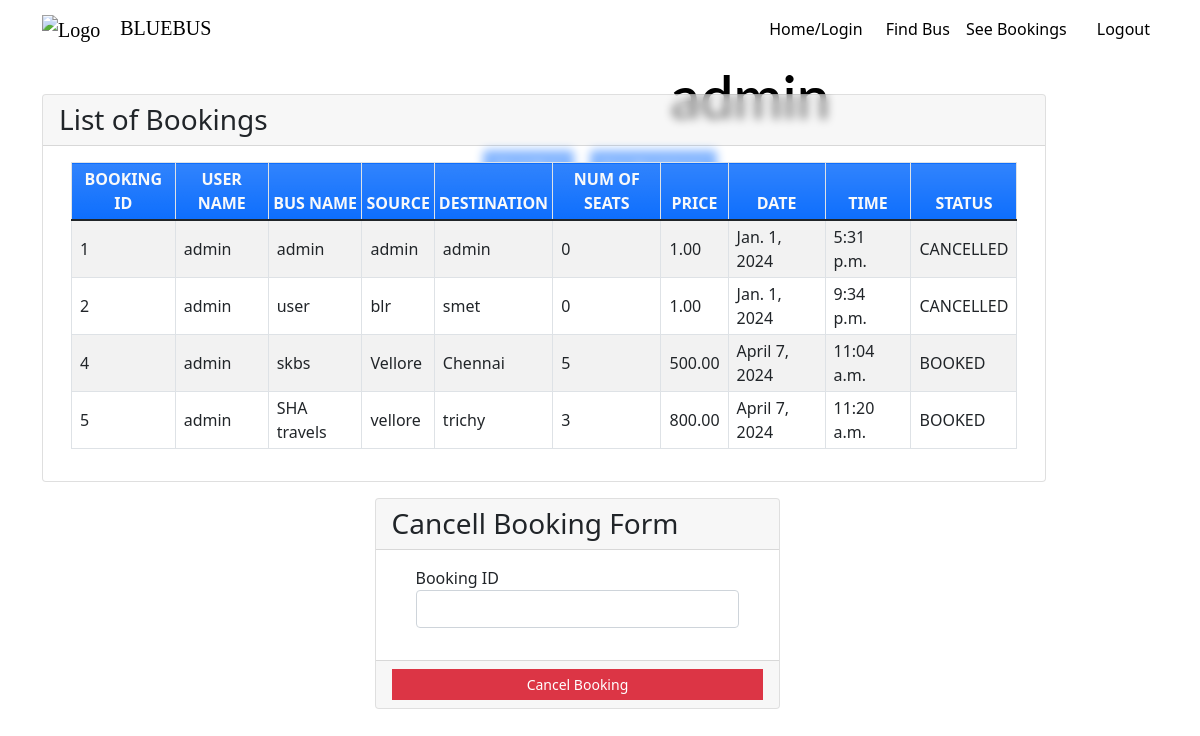
/seebookings (signed in), run on the app's committed database.
### myapp/models.py (models this page shows, shortened)
class Book(models.Model):
    BOOKED = 'B'
    CANCELLED = 'C'
    TICKET_STATUSES = ((BOOKED, 'Booked'),
                       (CANCELLED, 'Cancelled'),)
    email = models.EmailField()
    name = models.CharField(max_length=30)
    userid =models.DecimalField(decimal_places=0, max_digits=2)
    busid=models.DecimalField(decimal_places=0, max_digits=2)
    bus_name = models.CharField(max_length=30)
    source = models.CharField(max_length=30)
    dest = models.CharField(max_length=30)
    nos = models.DecimalField(decimal_places=0, max_digits=2)
    price = models.DecimalField(decimal_places=2, max_digits=6)
    date = models.DateField()
    time = models.TimeField()
    status = models.CharField(choices=TICKET_STATUSES, default=BOOKED, max_length=2)
    class Meta:
        verbose_name_plural = "List of Books"

### myapp/views.py (the view)
# urls.py: path('seebookings', views.seebookings, name="seebookings"),
@login_required(login_url='signin')
def seebookings(request,new={}):
    context = {}
    id_r = request.user.id
    book_list = Book.objects.filter(userid=id_r)
    if book_list:
        return render(request, 'myapp/booklist.html', locals())
    else:
        context["error"] = "Sorry no buses booked"
        return render(request, 'myapp/findbus.html', context)

### myapp/templates/myapp/booklist.html (shortened to what this page needs)
{% extends 'myapp/base.html' %} {% block content %}
<div class="container my-5">
    <div class="card rounded-15">
        <div class="card-header">
            <div class="card-title h3 mb-0">List of Bookings</div>
        </div>
        <div class="card-body">
            <div class="container-fluid">
                <table class="table table-bordered table-striped">
                    <thead>
                        <tr class="bg-gradient bg-primary text-light">
                            <th class="p-1 text-center">BOOKING ID</th>
                            <th class="p-1 text-center">USER NAME</th>
                            <th class="p-1 text-center">BUS NAME</th>
                            <th class="p-1 text-center">SOURCE</th>
                            <th class="p-1 text-center">DESTINATION</th>
                            <th class="p-1 text-center">NUM OF SEATS</th>
                            <th class="p-1 text-center">PRICE</th>
                            <th class="p-1 text-center">DATE</th>
                            <th class="p-1 text-center">TIME</th>
                            <th class="p-1 text-center">STATUS</th>
                        </tr>
                    </thead>
                    {% for row in book_list %}
                    <tr>
                        <td class="px-2 py-1 align-middle">{{row.id}}</td>
                        <td class="px-2 py-1 align-middle">{{row.name}}</td>
                        <td class="px-2 py-1 align-middle">{{row.bus_name}}</td>
                        <td class="px-2 py-1 align-middle">{{row.source}}</td>
                        <td class="px-2 py-1 align-middle">{{row.dest}}</td>
                        <td class="px-2 py-1 align-middle">{{row.nos}}</td>
                        <td class="px-2 py-1 align-middle">{{row.price}}</td>
                        <td class="px-2 py-1 align-middle">{{row.date}}</td>
                        <td class="px-2 py-1 align-middle">{{row.time}}</td>
                        <td class="px-2 py-1 align-middle">{{row.status}}</td>
                    </tr>
                    {% endfor %}
                </table>
            </div>
        </div>
    </div>
    <div class="row mt-3 justify-content-center">
        <div class="col-lg-5 col-md-7 col-sm-10 col-xs-12">
            <div class="card rounded-10">
                <div class="card-header">
                    <div class="card-title h3 mb-0">Cancell Booking Form</div>
                </div>
                <div class="card-body">
                    <div class="container-fluid">
                        <form action="{% url 'cancellings' %}" method="post" id="cancel-form">
                            <div class="mb-3">
                                <label for="bus_id" class="control-label">Booking ID</label>
                                <input name='bus_id' class="form-control" type="number" id="bus_id">
                            </div>
                        </form>
                    </div>
                </div>
                <div class="card-footer text-center">
                    <button class="btn btn-sm rounded-0 btn-danger w-100" form="cancel-form">Cancel Booking</button>
                </div>
            </div>
        </div>
    </div>
</div>
{% endblock %}

### myapp/templates/myapp/base.html (shortened to what this page needs)
<!doctype html>
<!doctype html>
<html lang="en">
<head>
    <link rel="stylesheet" href="https://cdn.jsdelivr.net/npm/bootstrap@5.1.3/dist/css/bootstrap.min.css">
</head>
<body>
<nav class="navbar navbar-expand-lg navbar-light">
    <div class="container">
            <a class="navbar-brand" href="#" style="color: black; padding-right: 15px;font-family:Gobold High;">
                <img src="https://www.clipartmax.com/png/full/222-2228037_logos-for-bus-logo-best-transports-en-commun-logo.png" alt="Logo" style="width: 40px; height: 30px;padding-right: 15px;">
                BLUEBUS
            </a>
        <div class="collapse navbar-collapse" id="navbarNavAltMarkup">
            <div class="navbar-nav ml-auto">
                <a class="nav-item nav-link active" href="{% url 'home' %}" style="color: black;padding-right: 15px">Home/Login</a>
                <a class="nav-item nav-link" href="{% url 'findbus' %}" style="color: black;padding-leftt: 15px">Find Bus</a>
                <a class="nav-item nav-link" href="{% url 'seebookings' %}" style="color: black;padding-right: 15px">See Bookings</a>
                {% if request.user.is_active %}
                <a class="nav-item nav-link" href="{% url 'signout' %}" style="color: black;padding-left: 15px">Logout</a>
                {% else %}
               <a class="nav-item nav-link" href="{% url 'signup' %}" style="color: black;padding-right: 15px">Registration</a>
               {% endif %}
            </div>
        </div>
    </div>
</nav>
<h5 class="card-title1  slide-in" style="animation-delay: 0.5s; color:white;">WELCOME<span style="color: black;">{{ user.username }}</span></h5>
<div class="d-flex justify-content-center">
    <a href="{% url 'findbus' %}" class="btn btn-primary m-2" role="button">Find Bus</a>
    <a href="{% url 'seebookings' %}" class="btn btn-primary m-2" role="button">See Bookings</a>
</div>
{% block content %}
{% endblock %}
</body>
</html>

### myapp/templates/myapp/base.html (style rules this page uses)
.navbar { background-color: rgba(255, 255, 255, 0.1); backdrop-filter: blur(5px); }
body { background: linear-gradient(to right, #6c63ff, #ff636c); background-image: url(https://images.pexels.com/photos/1178448/pexels-photo-1178448.jpeg?auto=compress&cs=tinysrgb&w=1260&h=750&dpr=1); background-size: cover; background-position: center center; height: 100vh; width: 100vw; position: relative; }
.navbar-nav { color:black; margin-left: auto; }
.card-title1 { padding: 8px; text-align:center; font-family:Lato; font-size:60px; display: block; line-height:60px; letter-spacing: -0.5px; }

### myapp/templates/myapp/booklist.html (style rules this page uses)
.card { backdrop-filter: blur(5px); background-color: rgba(255, 255, 255, 0.5); position: relative; width: 90%; bottom: 150px; }

### data on the page
Book: id "1", name "admin", bus_name "admin", source "admin", dest "admin", nos "0", price "1.00", date "Jan. 1, 2024", time "5:31 p.m.", status "CANCELLED"
Book: id "2", name "admin", bus_name "user", source "blr", dest "smet", nos "0", price "1.00", date "Jan. 1, 2024", time "9:34 p.m.", status "CANCELLED"
Book: id "4", name "admin", bus_name "skbs", source "Vellore", dest "Chennai", nos "5", price "500.00", date "April 7, 2024", time "11:04 a.m.", status "BOOKED"
Book: id "5", name "admin", bus_name "SHA travels", source "vellore", dest "trichy", nos "3", price "800.00", date "April 7, 2024", time "11:20 a.m.", status "BOOKED"

### other printed values
{{ user.username }} "admin"
